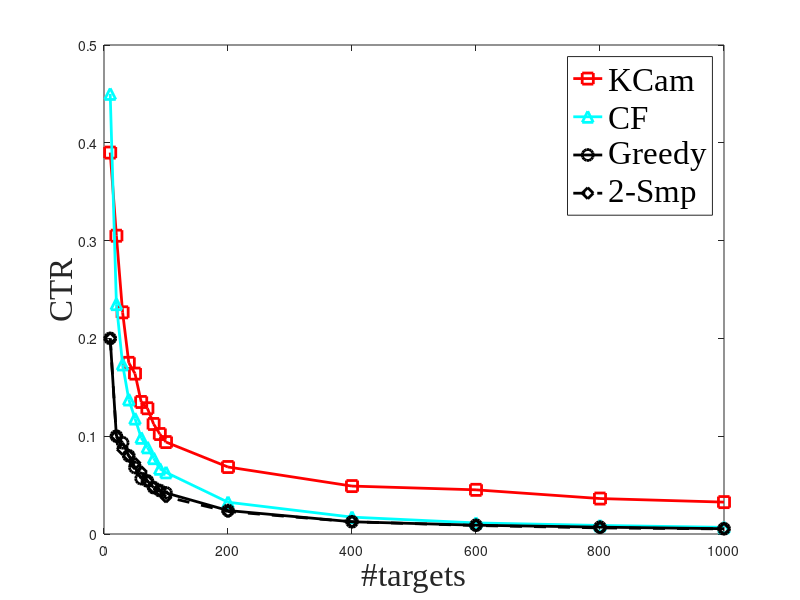
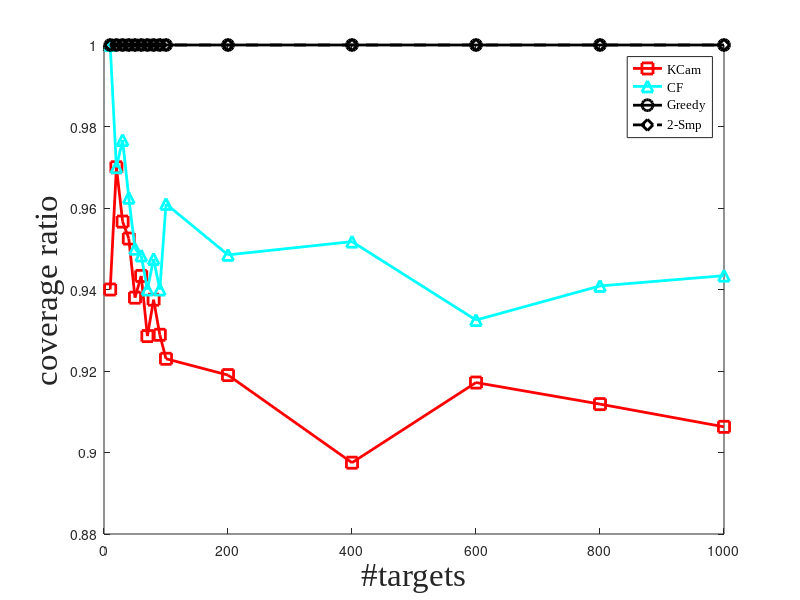
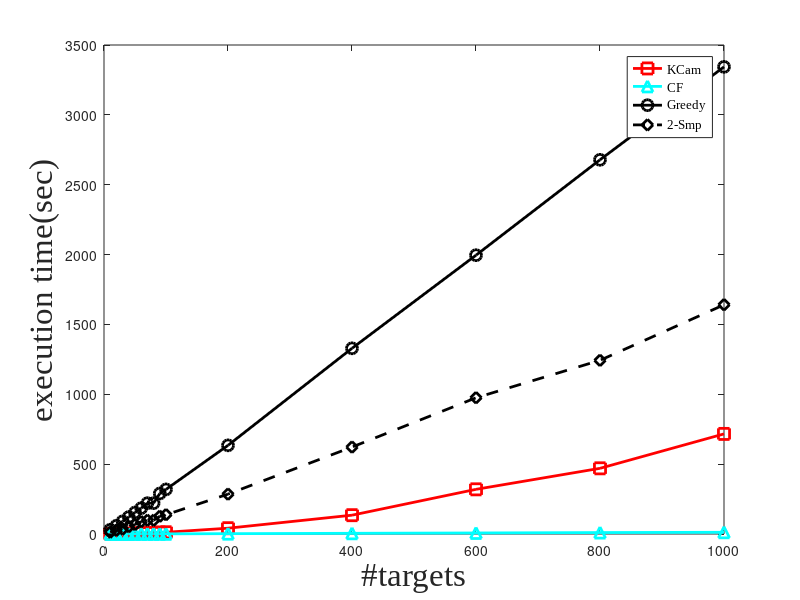

These charts were generated, in order, by the following MATLAB code:
%results for AOV = 90 and Rmax = 30
%10 scenarios, avged
close all;
target_num = [10 20 30 40 50 60 70 80 90 100 200 400 600 800 1000];

algo1_CTR = [ 3.9000/10    6.1000/20    6.8000/30    7.0000/40    8.2000/50    8.1000/60    9.0000/70    9.0000/80    9.2000/90    9.4000/100   13.7000/200   19.6000/400    27.1000/600   29.0000/800  32.6000/1000];%23.6000   23.7000   23.9000];
algo1_uncovered = [ 0.6000    0.6000    1.3000    1.9000    3.1000    3.4000    5.0000    5.0000    6.4000    7.7000   16.2000   41.0000   49.7000   70.5000   93.7000];%128.7000  235.9000  317.5000];
coverage_algo1 = ones(1,15) - algo1_uncovered./target_num;
algo1_exec_time = [0.6574    1.6871    2.7741    3.5350    5.5517    6.2501    8.2376    8.2538   10.9687   12.5114   41.4715  134.6643   319.7275  470.1134  716.4071];%268.1014  368.5526  472.2407];

algo2_camNum = [4.5000    4.7000    5.2000    5.5000    5.9000    5.9000    6.2000    6.2000    6.0000    6.3000    6.5000    6.9000    6.8000    7.0000    6.8000];
algo2_CTR = algo2_camNum./target_num;
algo2_uncovered = [ 0    0.6000    0.7000    1.5000    2.5000    3.1000    4.2000    4.2000    5.4000    3.9000   10.3000   19.3000   40.5000   47.3000   56.6000];
coverage_algo2 = ones(1,15) - algo2_uncovered./target_num;
algo2_exec_time = [ 0.0913    0.1702    0.2780    0.3879    0.5305    0.6384    0.7863    0.7860    0.9509    1.1313    2.3487    5.0819    7.4211   10.3397   12.3157];



Greedy_cam_count = [ 2.0000    2.0000    2.8000    3.2000    3.4000    3.4000    3.8000    3.8000    4.0000    4.2000    4.8000    5.0000    5.4000    5.6000    5.4000];
algo3_CTR = Greedy_cam_count./target_num;
algo3_exec_time = 1.0e+03 .*[ 0.0306    0.0594    0.0904    0.1215    0.1541    0.1850    0.2207    0.2208    0.2901    0.3192    0.6346    1.3291    1.9956    2.6783    3.3435];
greedy_uncovered = zeros(1,15);

dual_cam_count = [2.0000    2.0000    2.6000    3.2000    3.6000    3.8000    3.8000    3.8000    4.0000    3.8000    4.6000    5.0000    5.2000    5.0000    5.2000];
algo4_CTR = dual_cam_count./target_num;
algo4_exec_time =  1.0e+03 .*[ 0.0128    0.0264    0.0348    0.0526    0.0675    0.0889    0.0981    0.0980    0.1270    0.1378    0.2854    0.6222    0.9749    1.2431    1.6406];
dual_uncovered = zeros(1,15);

coverage_greedy = ones(1,15);
coverage_dual = ones(1,15);

figure;
plot(target_num, algo1_CTR, '-rs', 'LineWidth',2,'MarkerSize',8); hold on;
%plot(R, algo1_CTR_ratio2, '-rd'); hold on;
plot(target_num, algo2_CTR, '-c^', 'LineWidth',2,'MarkerSize',8); hold on;
%plot(R, algo2_CTR_ratio2, '-c+'); hold on;
plot(target_num, algo3_CTR, '-ko', 'LineWidth',2,'MarkerSize',8); hold on;
plot(target_num, algo4_CTR, '--kd', 'LineWidth',2,'MarkerSize',8); 
legend('KCam', 'CF', 'Greedy', '2-Smp','FontName','Times New Roman','FontSize', 24);
xlabel('#targets', 'FontSize', 24,'FontName','Times New Roman');
ylabel('CTR','FontSize', 24,'FontName','Times New Roman');

figure;
plot(target_num, coverage_algo1, '-rs', 'LineWidth',2,'MarkerSize',8); hold on;
%plot(R, coverage_algo1_ratio2, '-rd'); hold on;
plot(target_num, coverage_algo2, '-c^', 'LineWidth',2,'MarkerSize',8); hold on;
%plot(R, coverage_algo2_ratio2, '-c+'); hold on;
plot(target_num, coverage_greedy, '-ko', 'LineWidth',2,'MarkerSize',8); hold on;
plot(target_num, coverage_dual, '--kd', 'LineWidth',2,'MarkerSize',8); 
legend('KCam', 'CF', 'Greedy', '2-Smp','FontName','Times New Roman');
xlabel('#targets','FontSize', 24,'FontName','Times New Roman');
ylabel('coverage ratio','FontSize', 24,'FontName','Times New Roman');

figure;
plot(target_num, algo1_exec_time, '-rs', 'LineWidth',2,'MarkerSize',8); hold on;
plot(target_num, algo2_exec_time, '-c^', 'LineWidth',2,'MarkerSize',8); hold on;
plot(target_num, algo3_exec_time, '-ko', 'LineWidth',2,'MarkerSize',8); hold on;
plot(target_num, algo4_exec_time, '--kd', 'LineWidth',2,'MarkerSize',8); 
legend('KCam', 'CF', 'Greedy', '2-Smp','FontName','Times New Roman');
xlabel('#targets', 'FontSize', 24,'FontName','Times New Roman');
ylabel('execution time(sec)', 'FontSize', 24,'FontName','Times New Roman');